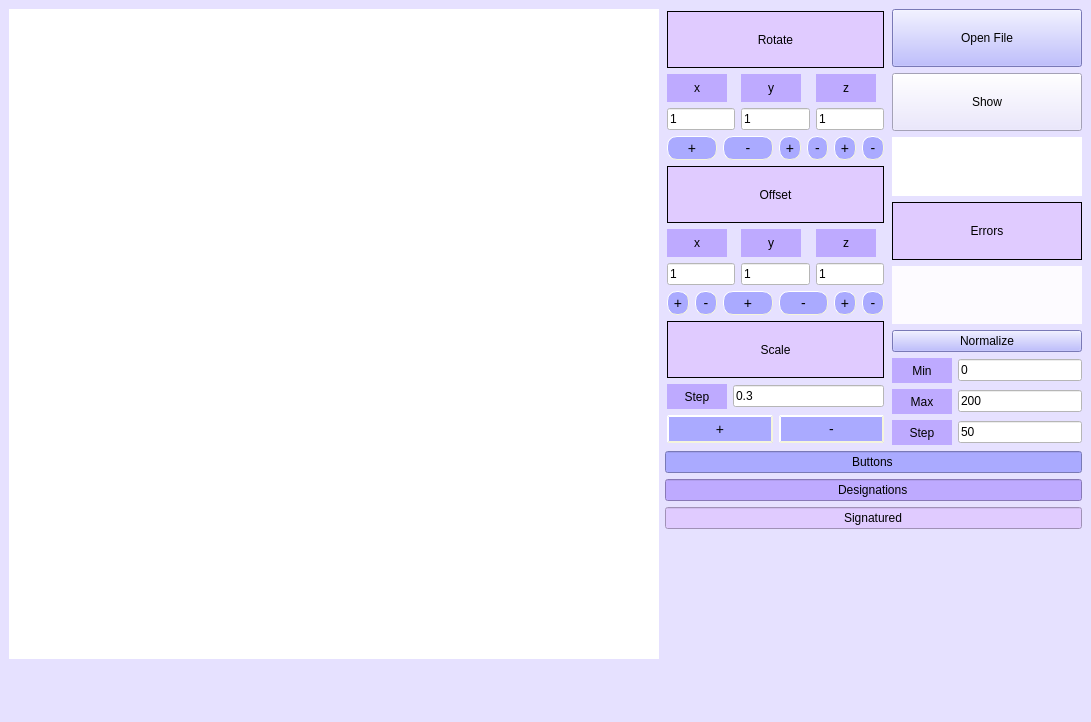
<?xml version="1.0" encoding="UTF-8"?>
<ui version="4.0">
 <class>MainWindow</class>
 <widget class="QMainWindow" name="MainWindow">
  <property name="geometry">
   <rect>
    <x>0</x>
    <y>0</y>
    <width>1091</width>
    <height>722</height>
   </rect>
  </property>
  <property name="windowTitle">
   <string>MainWindow</string>
  </property>
  <property name="styleSheet">
   <string notr="true">background-color: rgb(255, 255, 255);
background-color: rgb(230, 225, 255);</string>
  </property>
  <widget class="QWidget" name="centralwidget">
   <layout class="QFormLayout" name="formLayout">
    <item row="0" column="0">
     <widget class="QLabel" name="canvas">
      <property name="minimumSize">
       <size>
        <width>650</width>
        <height>650</height>
       </size>
      </property>
      <property name="styleSheet">
       <string notr="true">background-color: rgb(255, 255, 255);</string>
      </property>
      <property name="text">
       <string/>
      </property>
     </widget>
    </item>
    <item row="0" column="1">
     <layout class="QVBoxLayout" name="verticalLayout_3">
      <item>
       <layout class="QHBoxLayout" name="horizontalLayout_12">
        <item>
         <layout class="QVBoxLayout" name="verticalLayout">
          <property name="leftMargin">
           <number>2</number>
          </property>
          <property name="topMargin">
           <number>2</number>
          </property>
          <property name="rightMargin">
           <number>2</number>
          </property>
          <property name="bottomMargin">
           <number>2</number>
          </property>
          <item>
           <widget class="QLabel" name="turn">
            <property name="minimumSize">
             <size>
              <width>190</width>
              <height>25</height>
             </size>
            </property>
            <property name="maximumSize">
             <size>
              <width>250</width>
              <height>60</height>
             </size>
            </property>
            <property name="styleSheet">
             <string notr="true">color: rgb(0, 0, 0);
background-color: rgb(224, 203, 255);</string>
            </property>
            <property name="frameShape">
             <enum>QFrame::Box</enum>
            </property>
            <property name="text">
             <string>Rotate</string>
            </property>
            <property name="alignment">
             <set>Qt::AlignCenter</set>
            </property>
           </widget>
          </item>
          <item>
           <layout class="QGridLayout" name="gridLayout_2">
            <item row="1" column="1">
             <widget class="QLineEdit" name="SpinBox_y_1">
              <property name="styleSheet">
               <string notr="true">background-color: rgb(255, 255, 255);
color: rgb(0, 0, 0);</string>
              </property>
              <property name="text">
               <string>1</string>
              </property>
             </widget>
            </item>
            <item row="0" column="2">
             <widget class="QLabel" name="z_1">
              <property name="minimumSize">
               <size>
                <width>60</width>
                <height>25</height>
               </size>
              </property>
              <property name="maximumSize">
               <size>
                <width>60</width>
                <height>60</height>
               </size>
              </property>
              <property name="styleSheet">
               <string notr="true">color: rgb(0, 0, 0);
background-color: rgb(190, 170, 255);</string>
              </property>
              <property name="text">
               <string>z</string>
              </property>
              <property name="alignment">
               <set>Qt::AlignCenter</set>
              </property>
             </widget>
            </item>
            <item row="0" column="1">
             <widget class="QLabel" name="y_1">
              <property name="minimumSize">
               <size>
                <width>60</width>
                <height>25</height>
               </size>
              </property>
              <property name="maximumSize">
               <size>
                <width>60</width>
                <height>60</height>
               </size>
              </property>
              <property name="styleSheet">
               <string notr="true">color: rgb(0, 0, 0);
background-color: rgb(190, 170, 255);</string>
              </property>
              <property name="text">
               <string>y</string>
              </property>
              <property name="alignment">
               <set>Qt::AlignCenter</set>
              </property>
             </widget>
            </item>
            <item row="1" column="2">
             <widget class="QLineEdit" name="SpinBox_z_1">
              <property name="styleSheet">
               <string notr="true">background-color: rgb(255, 255, 255);
color: rgb(0, 0, 0);</string>
              </property>
              <property name="text">
               <string>1</string>
              </property>
             </widget>
            </item>
            <item row="0" column="0">
             <widget class="QLabel" name="x_1">
              <property name="minimumSize">
               <size>
                <width>60</width>
                <height>25</height>
               </size>
              </property>
              <property name="maximumSize">
               <size>
                <width>60</width>
                <height>60</height>
               </size>
              </property>
              <property name="styleSheet">
               <string notr="true">color: rgb(0, 0, 0);
background-color: rgb(190, 170, 255);</string>
              </property>
              <property name="text">
               <string>x</string>
              </property>
              <property name="alignment">
               <set>Qt::AlignCenter</set>
              </property>
             </widget>
            </item>
            <item row="1" column="0">
             <widget class="QLineEdit" name="SpinBox_x_1">
              <property name="styleSheet">
               <string notr="true">background-color: rgb(255, 255, 255);
color: rgb(0, 0, 0);</string>
              </property>
              <property name="text">
               <string>1</string>
              </property>
             </widget>
            </item>
           </layout>
          </item>
          <item>
           <layout class="QHBoxLayout" name="horizontalLayout_5">
            <item>
             <layout class="QHBoxLayout" name="horizontalLayout_8">
              <item>
               <widget class="QPushButton" name="plus_rot_x_bnt">
                <property name="styleSheet">
                 <string notr="true"> QPushButton {
	color: rgb(0, 0, 0);
     background-color: rgb(170, 170, 255);
     border-style: outset;
     border-width: 1px;
     border-radius: 10px;
     border-color: beige;
     font: 14px;
     min-width: 1em;
     padding: 3px;
 }
 QPushButton:pressed {
     background-color: rgb(224, 0, 0);
     border-style: inset;
 }
</string>
                </property>
                <property name="text">
                 <string>+</string>
                </property>
               </widget>
              </item>
              <item>
               <widget class="QPushButton" name="minus_rot_x_bnt">
                <property name="styleSheet">
                 <string notr="true"> QPushButton {
	color: rgb(0, 0, 0);
     background-color: rgb(170, 170, 255);
     border-style: outset;
     border-width: 1px;
     border-radius: 10px;
     border-color: beige;
     font: 14px;
     min-width: 1em;
     padding: 3px;
 }
 QPushButton:pressed {
     background-color: rgb(224, 0, 0);
     border-style: inset;
 }
</string>
                </property>
                <property name="text">
                 <string>-</string>
                </property>
               </widget>
              </item>
              <item>
               <layout class="QHBoxLayout" name="horizontalLayout_10">
                <item>
                 <widget class="QPushButton" name="plus_rot_y_bnt_2">
                  <property name="styleSheet">
                   <string notr="true"> QPushButton {
	color: rgb(0, 0, 0);
     background-color: rgb(170, 170, 255);
     border-style: outset;
     border-width: 1px;
     border-radius: 10px;
     border-color: beige;
     font: 14px;
     min-width: 1em;
     padding: 3px;
 }
 QPushButton:pressed {
     background-color: rgb(224, 0, 0);
     border-style: inset;
 }
</string>
                  </property>
                  <property name="text">
                   <string>+</string>
                  </property>
                 </widget>
                </item>
                <item>
                 <widget class="QPushButton" name="minus_rot_y_bnt_2">
                  <property name="styleSheet">
                   <string notr="true"> QPushButton {
	color: rgb(0, 0, 0);
     background-color: rgb(170, 170, 255);
     border-style: outset;
     border-width: 1px;
     border-radius: 10px;
     border-color: beige;
     font: 14px;
     min-width: 1em;
     padding: 3px;
 }
 QPushButton:pressed {
     background-color: rgb(224, 0, 0);
     border-style: inset;
 }
</string>
                  </property>
                  <property name="text">
                   <string>-</string>
                  </property>
                 </widget>
                </item>
               </layout>
              </item>
              <item>
               <layout class="QHBoxLayout" name="horizontalLayout_9">
                <item>
                 <widget class="QPushButton" name="plus_rot_z_bnt_3">
                  <property name="styleSheet">
                   <string notr="true"> QPushButton {
	color: rgb(0, 0, 0);
     background-color: rgb(170, 170, 255);
     border-style: outset;
     border-width: 1px;
     border-radius: 10px;
     border-color: beige;
     font: 14px;
     min-width: 1em;
     padding: 3px;
 }
 QPushButton:pressed {
     background-color: rgb(224, 0, 0);
     border-style: inset;
 }
</string>
                  </property>
                  <property name="text">
                   <string>+</string>
                  </property>
                 </widget>
                </item>
                <item>
                 <widget class="QPushButton" name="minus_rot_z_bnt_3">
                  <property name="styleSheet">
                   <string notr="true"> QPushButton {
	color: rgb(0, 0, 0);
     background-color: rgb(170, 170, 255);
     border-style: outset;
     border-width: 1px;
     border-radius: 10px;
     border-color: beige;
     font: 14px;
     min-width: 1em;
     padding: 3px;
 }
 QPushButton:pressed {
     background-color: rgb(224, 0, 0);
     border-style: inset;
 }
</string>
                  </property>
                  <property name="text">
                   <string>-</string>
                  </property>
                 </widget>
                </item>
               </layout>
              </item>
             </layout>
            </item>
           </layout>
          </item>
          <item>
           <widget class="QLabel" name="transfer">
            <property name="minimumSize">
             <size>
              <width>190</width>
              <height>25</height>
             </size>
            </property>
            <property name="maximumSize">
             <size>
              <width>250</width>
              <height>60</height>
             </size>
            </property>
            <property name="styleSheet">
             <string notr="true">color: rgb(0, 0, 0);
background-color: rgb(224, 203, 255);</string>
            </property>
            <property name="frameShape">
             <enum>QFrame::Box</enum>
            </property>
            <property name="text">
             <string>Offset</string>
            </property>
            <property name="alignment">
             <set>Qt::AlignCenter</set>
            </property>
           </widget>
          </item>
          <item>
           <layout class="QGridLayout" name="gridLayout">
            <item row="1" column="1">
             <widget class="QLineEdit" name="SpinBox_y_2">
              <property name="styleSheet">
               <string notr="true">background-color: rgb(255, 255, 255);
color: rgb(0, 0, 0);</string>
              </property>
              <property name="text">
               <string>1</string>
              </property>
             </widget>
            </item>
            <item row="0" column="1">
             <widget class="QLabel" name="y_2">
              <property name="minimumSize">
               <size>
                <width>60</width>
                <height>25</height>
               </size>
              </property>
              <property name="maximumSize">
               <size>
                <width>60</width>
                <height>60</height>
               </size>
              </property>
              <property name="styleSheet">
               <string notr="true">color: rgb(0, 0, 0);
background-color: rgb(190, 170, 255);</string>
              </property>
              <property name="text">
               <string>y</string>
              </property>
              <property name="alignment">
               <set>Qt::AlignCenter</set>
              </property>
             </widget>
            </item>
            <item row="1" column="0">
             <widget class="QLineEdit" name="SpinBox_x_2">
              <property name="styleSheet">
               <string notr="true">background-color: rgb(255, 255, 255);
color: rgb(0, 0, 0);</string>
              </property>
              <property name="text">
               <string>1</string>
              </property>
             </widget>
            </item>
            <item row="0" column="0">
             <widget class="QLabel" name="x_2">
              <property name="minimumSize">
               <size>
                <width>60</width>
                <height>25</height>
               </size>
              </property>
              <property name="maximumSize">
               <size>
                <width>60</width>
                <height>60</height>
               </size>
              </property>
              <property name="styleSheet">
               <string notr="true">color: rgb(0, 0, 0);
background-color: rgb(190, 170, 255);</string>
              </property>
              <property name="text">
               <string>x</string>
              </property>
              <property name="alignment">
               <set>Qt::AlignCenter</set>
              </property>
             </widget>
            </item>
            <item row="0" column="2">
             <widget class="QLabel" name="z_2">
              <property name="minimumSize">
               <size>
                <width>60</width>
                <height>25</height>
               </size>
              </property>
              <property name="maximumSize">
               <size>
                <width>60</width>
                <height>60</height>
               </size>
              </property>
              <property name="styleSheet">
               <string notr="true">color: rgb(0, 0, 0);
background-color: rgb(190, 170, 255);</string>
              </property>
              <property name="text">
               <string>z</string>
              </property>
              <property name="alignment">
               <set>Qt::AlignCenter</set>
              </property>
             </widget>
            </item>
            <item row="1" column="2">
             <widget class="QLineEdit" name="SpinBox_z_2">
              <property name="styleSheet">
               <string notr="true">background-color: rgb(255, 255, 255);
color: rgb(0, 0, 0);</string>
              </property>
              <property name="text">
               <string>1</string>
              </property>
             </widget>
            </item>
           </layout>
          </item>
          <item>
           <layout class="QHBoxLayout" name="horizontalLayout_6">
            <item>
             <layout class="QHBoxLayout" name="horizontalLayout_4">
              <item>
               <widget class="QPushButton" name="plus_offset_x_bnt">
                <property name="styleSheet">
                 <string notr="true"> QPushButton {
	color: rgb(0, 0, 0);
     background-color: rgb(170, 170, 255);
     border-style: outset;
     border-width: 1px;
     border-radius: 10px;
     border-color: beige;
     font: 14px;
     min-width: 1em;
     padding: 3px;
 }
 QPushButton:pressed {
     background-color: rgb(224, 0, 0);
     border-style: inset;
 }
</string>
                </property>
                <property name="text">
                 <string>+</string>
                </property>
               </widget>
              </item>
              <item>
               <widget class="QPushButton" name="minus_offset_x_bnt">
                <property name="styleSheet">
                 <string notr="true"> QPushButton {
	color: rgb(0, 0, 0);
     background-color: rgb(170, 170, 255);
     border-style: outset;
     border-width: 1px;
     border-radius: 10px;
     border-color: beige;
     font: 14px;
     min-width: 1em;
     padding: 3px;
 }
 QPushButton:pressed {
     background-color: rgb(224, 0, 0);
     border-style: inset;
 }
</string>
                </property>
                <property name="text">
                 <string>-</string>
                </property>
               </widget>
              </item>
             </layout>
            </item>
            <item>
             <widget class="QPushButton" name="plus_offset_y_bnt">
              <property name="styleSheet">
               <string notr="true"> QPushButton {
	color: rgb(0, 0, 0);
     background-color: rgb(170, 170, 255);
     border-style: outset;
     border-width: 1px;
     border-radius: 10px;
     border-color: beige;
     font: 14px;
     min-width: 1em;
     padding: 3px;
 }
 QPushButton:pressed {
     background-color: rgb(224, 0, 0);
     border-style: inset;
 }
</string>
              </property>
              <property name="text">
               <string>+</string>
              </property>
             </widget>
            </item>
            <item>
             <widget class="QPushButton" name="minus_offset_y_bnt">
              <property name="styleSheet">
               <string notr="true"> QPushButton {
	color: rgb(0, 0, 0);
     background-color: rgb(170, 170, 255);
     border-style: outset;
     border-width: 1px;
     border-radius: 10px;
     border-color: beige;
     font: 14px;
     min-width: 1em;
     padding: 3px;
 }
 QPushButton:pressed {
     background-color: rgb(224, 0, 0);
     border-style: inset;
 }
</string>
              </property>
              <property name="text">
               <string>-</string>
              </property>
             </widget>
            </item>
            <item>
             <layout class="QHBoxLayout" name="horizontalLayout_7">
              <item>
               <widget class="QPushButton" name="plus_offset_z_bnt_4">
                <property name="styleSheet">
                 <string notr="true"> QPushButton {
	color: rgb(0, 0, 0);
     background-color: rgb(170, 170, 255);
     border-style: outset;
     border-width: 1px;
     border-radius: 10px;
     border-color: beige;
     font: 14px;
     min-width: 1em;
     padding: 3px;
 }
 QPushButton:pressed {
     background-color: rgb(224, 0, 0);
     border-style: inset;
 }
</string>
                </property>
                <property name="text">
                 <string>+</string>
                </property>
               </widget>
              </item>
              <item>
               <widget class="QPushButton" name="minus_offset_z_bnt">
                <property name="styleSheet">
                 <string notr="true"> QPushButton {
	color: rgb(0, 0, 0);
     background-color: rgb(170, 170, 255);
     border-style: outset;
     border-width: 1px;
     border-radius: 10px;
     border-color: beige;
     font: 14px;
     min-width: 1em;
     padding: 3px;
 }
 QPushButton:pressed {
     background-color: rgb(224, 0, 0);
     border-style: inset;
 }
</string>
                </property>
                <property name="text">
                 <string>-</string>
                </property>
               </widget>
              </item>
             </layout>
            </item>
           </layout>
          </item>
          <item>
           <widget class="QLabel" name="scaling">
            <property name="minimumSize">
             <size>
              <width>190</width>
              <height>25</height>
             </size>
            </property>
            <property name="maximumSize">
             <size>
              <width>250</width>
              <height>60</height>
             </size>
            </property>
            <property name="styleSheet">
             <string notr="true">color: rgb(0, 0, 0);
background-color: rgb(224, 203, 255);</string>
            </property>
            <property name="frameShape">
             <enum>QFrame::Box</enum>
            </property>
            <property name="text">
             <string>Scale</string>
            </property>
            <property name="alignment">
             <set>Qt::AlignCenter</set>
            </property>
           </widget>
          </item>
          <item>
           <layout class="QHBoxLayout" name="horizontalLayout_2">
            <item>
             <widget class="QLabel" name="x_3">
              <property name="minimumSize">
               <size>
                <width>60</width>
                <height>25</height>
               </size>
              </property>
              <property name="maximumSize">
               <size>
                <width>60</width>
                <height>60</height>
               </size>
              </property>
              <property name="styleSheet">
               <string notr="true">color: rgb(0, 0, 0);
background-color: rgb(190, 170, 255);</string>
              </property>
              <property name="text">
               <string>Step</string>
              </property>
              <property name="alignment">
               <set>Qt::AlignCenter</set>
              </property>
             </widget>
            </item>
            <item>
             <widget class="QLineEdit" name="SpinBox_3">
              <property name="styleSheet">
               <string notr="true">background-color: rgb(255, 255, 255);
color: rgb(0, 0, 0);</string>
              </property>
              <property name="text">
               <string>0.3</string>
              </property>
             </widget>
            </item>
           </layout>
          </item>
          <item>
           <layout class="QHBoxLayout" name="horizontalLayout_11">
            <item>
             <widget class="QPushButton" name="plus_scale_bnt">
              <property name="font">
               <font>
                <pointsize>-1</pointsize>
                <italic>false</italic>
                <bold>false</bold>
               </font>
              </property>
              <property name="styleSheet">
               <string notr="true"> QPushButton {
	 color: rgb(0, 0, 0);
	 font-size: 14px;
	 font: bold;
     background-color: rgb(170, 170, 255);
     border-style: outset;
     border-width: 2px;
     border-radius: 20px;
     border-color: beige;
     font: 14px;
     min-width: 1em;
	 min-height: 2em;
     padding: 4px;
 }
 QPushButton:pressed {
     background-color: rgb(224, 0, 0);
     border-style: inset;
 }
</string>
              </property>
              <property name="text">
               <string>+</string>
              </property>
             </widget>
            </item>
            <item>
             <widget class="QPushButton" name="minus_scale_bnt">
              <property name="font">
               <font>
                <pointsize>-1</pointsize>
                <italic>false</italic>
                <bold>false</bold>
               </font>
              </property>
              <property name="styleSheet">
               <string notr="true"> QPushButton {
	color: rgb(0, 0, 0);
     background-color: rgb(170, 170, 255);
     border-style: outset;
     border-width: 2px;
     border-radius: 20px;
     border-color: beige;
     font: 14px;
     min-width: 1em;
	 min-height: 2em;
     padding: 4px;
 }
 QPushButton:pressed {
     background-color: rgb(224, 0, 0);
     border-style: inset;
 }
</string>
              </property>
              <property name="text">
               <string>-</string>
              </property>
             </widget>
            </item>
           </layout>
          </item>
         </layout>
        </item>
        <item>
         <layout class="QVBoxLayout" name="verticalLayout_2">
          <item>
           <widget class="QPushButton" name="pushButton_openFile">
            <property name="minimumSize">
             <size>
              <width>190</width>
              <height>42</height>
             </size>
            </property>
            <property name="maximumSize">
             <size>
              <width>250</width>
              <height>60</height>
             </size>
            </property>
            <property name="styleSheet">
             <string notr="true"> QPushButton {
	background-color: rgb(170, 170, 255);
	color: rgb(0, 0, 0);
     min-height: 2em;
 }</string>
            </property>
            <property name="text">
             <string>Open File</string>
            </property>
           </widget>
          </item>
          <item>
           <widget class="QPushButton" name="pushButton_visualize">
            <property name="minimumSize">
             <size>
              <width>190</width>
              <height>42</height>
             </size>
            </property>
            <property name="maximumSize">
             <size>
              <width>250</width>
              <height>60</height>
             </size>
            </property>
            <property name="styleSheet">
             <string notr="true"> QPushButton {
	background-color: rgb(170, 170, 255);
	color: rgb(0, 0, 0);
     min-height: 2em;
 }background-color: rgb(170, 170, 255);
color: rgb(0, 0, 0);</string>
            </property>
            <property name="text">
             <string>Show</string>
            </property>
           </widget>
          </item>
          <item>
           <widget class="QLabel" name="fileName">
            <property name="minimumSize">
             <size>
              <width>190</width>
              <height>25</height>
             </size>
            </property>
            <property name="maximumSize">
             <size>
              <width>250</width>
              <height>60</height>
             </size>
            </property>
            <property name="styleSheet">
             <string notr="true">color: rgb(0, 0, 0);
background-color: rgb(255, 255, 255);</string>
            </property>
            <property name="text">
             <string/>
            </property>
            <property name="alignment">
             <set>Qt::AlignRight|Qt::AlignTrailing|Qt::AlignVCenter</set>
            </property>
           </widget>
          </item>
          <item>
           <widget class="QLabel" name="field_error">
            <property name="minimumSize">
             <size>
              <width>190</width>
              <height>25</height>
             </size>
            </property>
            <property name="maximumSize">
             <size>
              <width>250</width>
              <height>60</height>
             </size>
            </property>
            <property name="styleSheet">
             <string notr="true">color: rgb(0, 0, 0);
background-color: rgb(224, 203, 255);</string>
            </property>
            <property name="frameShape">
             <enum>QFrame::Box</enum>
            </property>
            <property name="text">
             <string>Errors</string>
            </property>
            <property name="alignment">
             <set>Qt::AlignCenter</set>
            </property>
           </widget>
          </item>
          <item>
           <widget class="QLabel" name="error">
            <property name="minimumSize">
             <size>
              <width>190</width>
              <height>35</height>
             </size>
            </property>
            <property name="maximumSize">
             <size>
              <width>250</width>
              <height>60</height>
             </size>
            </property>
            <property name="styleSheet">
             <string notr="true">QLabel{
	background-color: rgb(253, 251, 255);
	color: rgb(255, 29, 0);
}</string>
            </property>
            <property name="text">
             <string/>
            </property>
            <property name="alignment">
             <set>Qt::AlignCenter</set>
            </property>
           </widget>
          </item>
          <item>
           <widget class="QPushButton" name="normalization">
            <property name="styleSheet">
             <string notr="true">background-color: rgb(170, 170, 255);
color: rgb(0, 0, 0);</string>
            </property>
            <property name="text">
             <string>Normalize</string>
            </property>
           </widget>
          </item>
          <item>
           <layout class="QGridLayout" name="gridLayout_3">
            <item row="2" column="0">
             <widget class="QLabel" name="max">
              <property name="minimumSize">
               <size>
                <width>60</width>
                <height>25</height>
               </size>
              </property>
              <property name="maximumSize">
               <size>
                <width>80</width>
                <height>60</height>
               </size>
              </property>
              <property name="styleSheet">
               <string notr="true">color: rgb(0, 0, 0);
background-color: rgb(190, 170, 255);</string>
              </property>
              <property name="text">
               <string>Max</string>
              </property>
              <property name="alignment">
               <set>Qt::AlignCenter</set>
              </property>
             </widget>
            </item>
            <item row="1" column="1">
             <widget class="QLineEdit" name="SpinBox_min">
              <property name="styleSheet">
               <string notr="true">background-color: rgb(255, 255, 255);
color: rgb(0, 0, 0);</string>
              </property>
              <property name="text">
               <string>0</string>
              </property>
             </widget>
            </item>
            <item row="2" column="1">
             <widget class="QLineEdit" name="SpinBox_max">
              <property name="styleSheet">
               <string notr="true">background-color: rgb(255, 255, 255);
color: rgb(0, 0, 0);</string>
              </property>
              <property name="text">
               <string>200</string>
              </property>
             </widget>
            </item>
            <item row="1" column="0">
             <widget class="QLabel" name="min">
              <property name="minimumSize">
               <size>
                <width>60</width>
                <height>25</height>
               </size>
              </property>
              <property name="maximumSize">
               <size>
                <width>80</width>
                <height>60</height>
               </size>
              </property>
              <property name="styleSheet">
               <string notr="true">color: rgb(0, 0, 0);
background-color: rgb(190, 170, 255);</string>
              </property>
              <property name="text">
               <string>Min</string>
              </property>
              <property name="alignment">
               <set>Qt::AlignCenter</set>
              </property>
             </widget>
            </item>
           </layout>
          </item>
          <item>
           <layout class="QGridLayout" name="gridLayout_4">
            <item row="0" column="1">
             <widget class="QLineEdit" name="SpinBox_Step">
              <property name="styleSheet">
               <string notr="true">background-color: rgb(255, 255, 255);
color: rgb(0, 0, 0);</string>
              </property>
              <property name="text">
               <string>50</string>
              </property>
             </widget>
            </item>
            <item row="0" column="0">
             <widget class="QLabel" name="step">
              <property name="minimumSize">
               <size>
                <width>60</width>
                <height>25</height>
               </size>
              </property>
              <property name="maximumSize">
               <size>
                <width>80</width>
                <height>60</height>
               </size>
              </property>
              <property name="styleSheet">
               <string notr="true">color: rgb(0, 0, 0);
background-color: rgb(190, 170, 255);</string>
              </property>
              <property name="text">
               <string>Step</string>
              </property>
              <property name="alignment">
               <set>Qt::AlignCenter</set>
              </property>
             </widget>
            </item>
           </layout>
          </item>
         </layout>
        </item>
       </layout>
      </item>
      <item>
       <widget class="QLineEdit" name="lineEdit_4">
        <property name="layoutDirection">
         <enum>Qt::LeftToRight</enum>
        </property>
        <property name="styleSheet">
         <string notr="true">color: rgb(0, 0, 0);
     background-color: rgb(170, 170, 255);</string>
        </property>
        <property name="text">
         <string>Buttons</string>
        </property>
        <property name="alignment">
         <set>Qt::AlignCenter</set>
        </property>
       </widget>
      </item>
      <item>
       <widget class="QLineEdit" name="lineEdit_2">
        <property name="styleSheet">
         <string notr="true">color: rgb(0, 0, 0);
background-color: rgb(190, 170, 255);</string>
        </property>
        <property name="text">
         <string>Designations</string>
        </property>
        <property name="alignment">
         <set>Qt::AlignCenter</set>
        </property>
       </widget>
      </item>
      <item>
       <widget class="QLineEdit" name="lineEdit_3">
        <property name="font">
         <font>
          <bold>false</bold>
         </font>
        </property>
        <property name="layoutDirection">
         <enum>Qt::RightToLeft</enum>
        </property>
        <property name="styleSheet">
         <string notr="true">color: rgb(0, 0, 0);
background-color: rgb(224, 203, 255);</string>
        </property>
        <property name="text">
         <string>Signatured</string>
        </property>
        <property name="echoMode">
         <enum>QLineEdit::Normal</enum>
        </property>
        <property name="alignment">
         <set>Qt::AlignCenter</set>
        </property>
       </widget>
      </item>
     </layout>
    </item>
   </layout>
  </widget>
  <widget class="QMenuBar" name="menubar">
   <property name="geometry">
    <rect>
     <x>0</x>
     <y>0</y>
     <width>1091</width>
     <height>25</height>
    </rect>
   </property>
  </widget>
  <widget class="QStatusBar" name="statusbar"/>
 </widget>
 <resources/>
 <connections/>
</ui>
